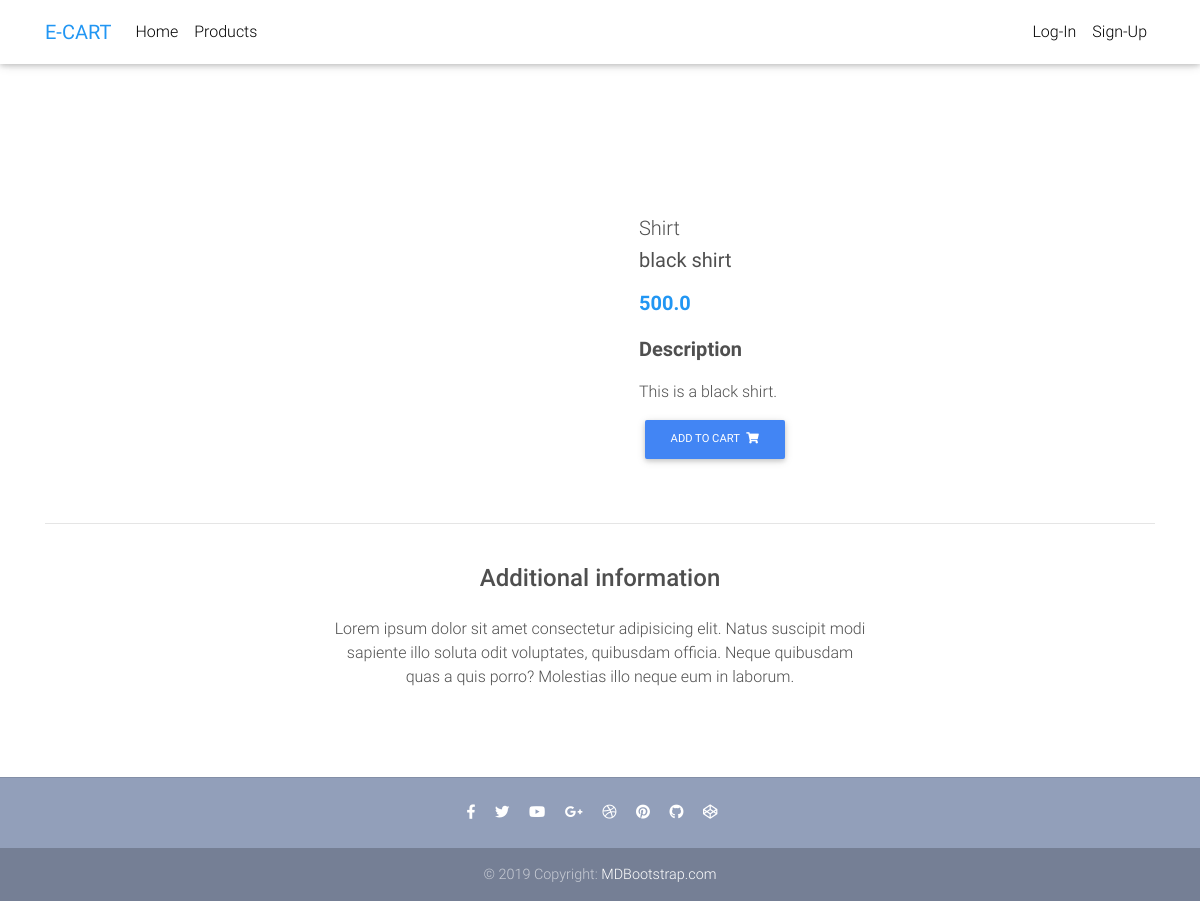
/products/1, run on the app's committed database.
### core/models.py (models this page shows, shortened)
class items(models.Model):
    title = models.CharField(max_length=300)
    price = models.FloatField()
    dis_price = models.FloatField(blank=True,null=True)
    category = models.CharField(choices=CATEGORY_CHOICES,max_length=2)
    description =models.CharField(blank=True,default=True,max_length=1000)

### core/views.py (the view)
# urls.py: path('products/<pk>',productdetailview,name='product'),
def productdetailview(request,pk):
    if request.user.is_authenticated:
        item = items.objects.get(pk=pk)
        return render(request,'product.html',{'object':item,'total':cart_quantity(request)})
    else:
        item = items.objects.get(pk=pk)
        return render(request,'product.html',{'object':item,})

### core/templates/product.html (shortened to what this page needs)
{% extends 'base.html' %}
{% block content %}
  <main class="mt-5 pt-4">
    <div class="container dark-grey-text mt-5">
      <div class="row wow fadeIn">
        <div class="col-md-6 mb-4">
        </div>
        <div class="col-md-6 mb-4">
          <div class="p-4">
            <div class="mb-3">
              <h5>{{object.get_category_display}}</h5>
              <h5><strong>
                            {{object.title}}
               </strong> </h5>
            </div>
            <p class="lead">
                            {%if object.dis_price%}
                                <span class="mr-1">
                                <del>{{object.price}}</del>
                                </span>
                                <span class="font-weight-bold blue-text">{{object.dis_price}}</span>
                            {%else%}
                                <span class="font-weight-bold blue-text">{{object.price}}</span>
                            {%endif%}
            </p>
            <p class="lead font-weight-bold">Description</p>
            <p>{{object.description}}</p>
            <form class="d-flex justify-content-left" method="POST">
              {%if request.user.is_authenticated%}
                <a class="btn btn-primary btn-md my-0 p" type="button" href="{% url 'addcart' object.id %}">Add to cart
                  <i class="fas fa-shopping-cart ml-1"></i></a>
              {%else%}
                <a class="btn btn-primary btn-md my-0 p" type="button" href="{% url 'login'  %}">Add to cart
                  <i class="fas fa-shopping-cart ml-1"></i></a>
              {%endif%}
            </form>
          </div>
        </div>
      </div>
      <hr>
      <div class="row d-flex justify-content-center wow fadeIn">
        <div class="col-md-6 text-center">
          <h4 class="my-4 h4">Additional information</h4>
          <p>Lorem ipsum dolor sit amet consectetur adipisicing elit. Natus suscipit modi sapiente illo soluta odit
            voluptates,
            quibusdam officia. Neque quibusdam quas a quis porro? Molestias illo neque eum in laborum.</p>
        </div>
      </div>
      <div class="row wow fadeIn">
        <div class="col-lg-4 col-md-12 mb-4">
        </div>
        <div class="col-lg-4 col-md-6 mb-4">
        </div>
        <div class="col-lg-4 col-md-6 mb-4">
        </div>
      </div>
    </div>
  </main>
{% endblock content %}

### templates/base.html (style rules this page uses)
html, body, header, .carousel { height: 60vh; }

### data on the page
items: category "Shirt", title "black shirt", price "500.0", description "This is a black shirt."
